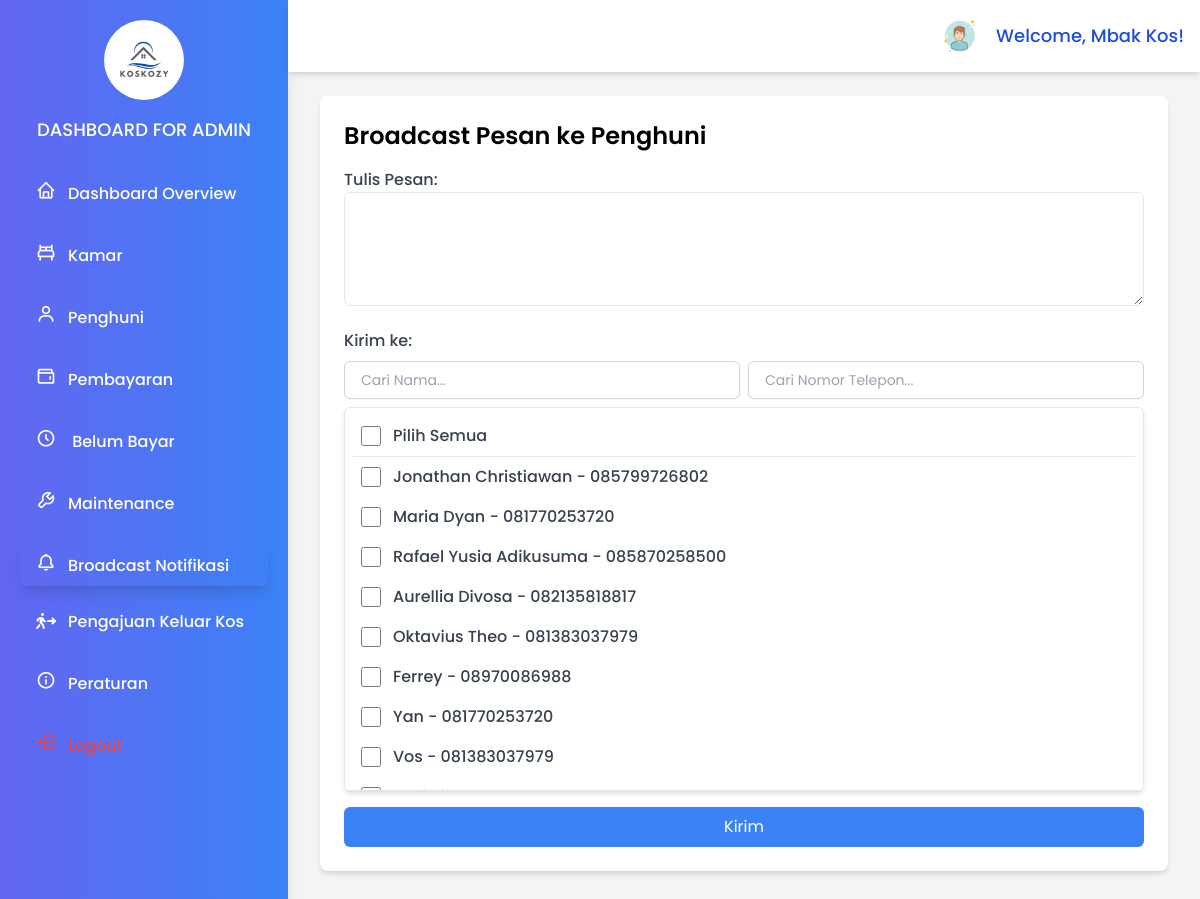
The page /page/admin/broadcast.php (signed in) on the database its author committed.
### tables this page shows
CREATE TABLE `users` (
  `id` int(11) NOT NULL,
  `username` varchar(50) NOT NULL,
  `id_penghuni` int(20) NOT NULL,
  `name` varchar(225) NOT NULL,
  `password_hash` varchar(255) NOT NULL,
  `role` enum('admin','superadmin','user') NOT NULL,
  `created_at` timestamp NOT NULL DEFAULT current_timestamp(),
  `updated_at` timestamp NOT NULL DEFAULT current_timestamp() ON UPDATE current_timestamp()
);

CREATE TABLE `penghuni` (
  `id` int(11) NOT NULL,
  `room_id` int(11) NOT NULL,
  `nama` varchar(255) NOT NULL,
  `jenis_kelamin` varchar(10) NOT NULL,
  `nomor_telepon` varchar(50) DEFAULT NULL,
  `alamat_asal` text DEFAULT NULL,
  `status` enum('active','inactive') DEFAULT 'active',
  `tanggal_masuk` date DEFAULT NULL,
  `tanggal_keluar` date DEFAULT NULL,
  `ktp` varchar(50) DEFAULT NULL,
  `nomor_darurat` varchar(50) DEFAULT NULL,
  `username` varchar(50) NOT NULL,
  `password` varchar(255) NOT NULL,
  `created_at` timestamp NOT NULL DEFAULT current_timestamp(),
  `updated_at` timestamp NOT NULL DEFAULT current_timestamp() ON UPDATE current_timestamp()
);

### page/admin/broadcast.php (the view, shortened to what this page needs)
<?php
require '../../db.php';
$session_username = $_SESSION['username'];
$result = mysqli_query($conn, "SELECT name FROM users WHERE username = '$session_username'");
$admin = mysqli_fetch_assoc($result);
$admin_name = $admin['name'] ?? 'Admin';
$result_penghuni = mysqli_query($conn, "SELECT id, nama, nomor_telepon FROM penghuni");
$penghuni = mysqli_fetch_all($result_penghuni, MYSQLI_ASSOC);
?>
<!DOCTYPE html>
<html lang="en">
<head>
   <script src="https://cdn.tailwindcss.com"></script>
</head>
    <script src="https://cdn.tailwindcss.com"></script>
    <link href="https://unpkg.com/boxicons@2.1.4/css/boxicons.min.css" rel="stylesheet">
    <link rel="stylesheet" href="https://cdnjs.cloudflare.com/ajax/libs/font-awesome/6.5.1/css/all.min.css">
</head>
<body class="bg-gray-100 min-h-screen font-poppins">
      <div id="sidebar" class="w-72 h-screen bg-gradient-to-r from-indigo-500 to-blue-500 text-white p-5 fixed top-0 left-0 shadow-lg">
         <div class="mb-6 text-center">
            <img src="../../assets/logo/Kozie.png" alt="Logo" class="h-20 mx-auto rounded-full">
            <h1 class="text-lg font-medium mt-4 uppercase">DASHBOARD FOR ADMIN</h1>
         </div>
         <nav>
            <ul class="space-y-4">
            <li><a href="dashboard-admin.php" class="block px-4 py-2 rounded-md text-white font-medium bg-tr hover:text-blue-300 items-center space-x-3 "><i class="bx bx-home text-xl"></i><span>Dashboard Overview</span></a></li>
            <li><a href="kamar.php" class="block px-4 py-2 rounded-md font-medium text-white hover:text-blue-300  items-center space-x-3"><i class="bx bx-bed text-xl"></i><span>Kamar</span></a></li>
            <li><a href="penghuni.php" class="block px-4 py-2 rounded-md font-medium text-white hover:text-blue-300  items-center space-x-3"><i class="bx bx-user text-xl"></i><span>Penghuni</span></a></li>
            <li><a href="pembayaran.php" class="block px-4 py-2 rounded-md font-medium text-white hover:text-blue-300  items-center space-x-3"><i class="bx bx-wallet text-xl"></i><span>Pembayaran</span></a></li>
            <li>
               <a href="belum-bayar.php" class="block px-4 py-2 rounded-md font-medium text-white hover:text-blue-300 items-center space-x-3">
                  <i class="bx bx-time-five text-xl"></i>
                  <span>Belum Bayar</span>
               </a>
            </li>
            <li><a href="maintenance.php" class="block px-4 py-2 rounded-md font-medium text-white hover:text-blue-300  items-center space-x-3"><i class="bx bx-wrench text-xl"></i><span>Maintenance</span></a></li>
            <li><a href="broadcast.php" class="block px-4 py-2 rounded-md font-medium  text-white hover:text-blue-300  items-center space-x-3 shadow-lg"><i class="bx bx-bell text-xl"></i><span>Broadcast Notifikasi</span></a></li>
            <li><a href="pengajuan-keluar.php" class="block px-4 py-2 rounded-md font-medium text-white hover:text-blue-300 items-center space-x-3"><i class="fa-solid fa-person-walking-arrow-right text-md"></i><span>Pengajuan Keluar Kos</span></a></li>
            <li><a href="peraturan.php" class="block px-4 py-2 rounded-md font-medium text-white hover:text-blue-300 items-center space-x-3"><i class="bx bx-info-circle text-xl"></i><span>Peraturan</span></a></li>
            <li><a href="../../logout.php" class="block px-4 py-2 rounded-md text-red-500 hover:text-red-700  items-center space-x-3 font-medium"><i class="bx bx-log-out text-xl"></i><span>Logout</span></a></li>
      </ul>
         </nav>
      </div>
   <div class="md:ml-72 flex flex-col min-h-screen">
      <nav class="flex items-center justify-end bg-white p-4 fixed top-0  md:left-72 right-0 shadow-md z-10">
         <div class="flex items-center space-x-4 ">
            <a href="#" class="profile">
               <img src="../../assets/logo/user.png" alt="Profile" class="h-10 w-10 rounded-full">
            </a>
            <span class="text-sm md:text-lg font-medium text-blue-700">
               Welcome, <?php echo htmlspecialchars($admin_name); ?>!
            </span>
         </div>
      </nav>
   <div class="p-8">
      <div class="bg-white rounded-lg shadow-md">
            <div class="p-6 mt-16">
            <h2 class="text-2xl font-semibold mb-4">Broadcast Pesan ke Penghuni</h2>
            <form action="" method="POST">
               <label class="block text-gray-700 font-medium">Tulis Pesan:</label>
               <textarea name="message" rows="4" class="w-full border p-2 rounded-md" required></textarea>
               <div>
                  <h3 class="text-gray-700 font-medium mb-2 mt-4">Kirim ke:</h3>
                  <div class="mb-2 flex space-x-2">
                     <input type="text" id="searchInput" placeholder="Cari Nama..."
                        class="py-2 px-4 w-1/2 border border-gray-300 rounded-md shadow-sm focus:ring-indigo-500 focus:border-indigo-500 sm:text-sm">
                     <input type="text" id="searchPhone" placeholder="Cari Nomor Telepon..."
                        class="py-2 px-4 w-1/2 border border-gray-300 rounded-md shadow-sm focus:ring-indigo-500 focus:border-indigo-500 sm:text-sm">
                  </div>
                  <div class="w-full border p-2 h-96 overflow-y-auto rounded-md bg-white shadow-md">
                     <label class="flex items-center space-x-3 p-2 cursor-pointer transition duration-200 border-b">
                        <input type="checkbox" id="selectAll" class="w-5 h-5 text-blue-500 border-gray-300 rounded focus:ring focus:ring-blue-200">
                        <span class="text-gray-700 font-medium">Pilih Semua</span>
                     </label>
                     <div id="namaList">
                        <?php foreach ($penghuni as $p): ?>
                              <label class="flex items-center space-x-3 p-2 hover:bg-gray-100 rounded-md cursor-pointer transition duration-200 nama-item">
                                 <input type="checkbox" name="recipients[]" value="<?php echo $p['id']; ?>" class="w-5 h-5 text-blue-500 border-gray-300 rounded focus:ring focus:ring-blue-200 checkbox-item">
                                 <span class="text-gray-700 font-medium"><?php echo $p['nama'] . " - " . $p['nomor_telepon']; ?></span>
                              </label>
                        <?php endforeach; ?>
                     </div>
                  </div>
               </div>
            <div class="flex justify-end">
               <button type="submit" class="mt-4 bg-blue-500 hover:bg-blue-600 text-white px-4 py-2 rounded-md w-full">Kirim</button>
            </div>
         </form>
      </div>
   </div>
</body>
</html>

### page/admin/broadcast.php (style rules this page uses)
body { font-family: 'Poppins', sans-serif; }

### rows shown on the page
users: name "Mbak Kos"
penghuni: nama "Jonathan Christiawan", nomor_telepon "085799726802"
penghuni: nama "Maria Dyan", nomor_telepon "081770253720"
penghuni: nama "Rafael Yusia Adikusuma", nomor_telepon "085870258500"
penghuni: nama "Aurellia Divosa", nomor_telepon "082135818817"
penghuni: nama "Oktavius Theo", nomor_telepon "081383037979"
penghuni: nama "Ferrey", nomor_telepon "08970086988"
penghuni: nama "Yan", nomor_telepon "081770253720"
penghuni: nama "Vos", nomor_telepon "081383037979"
